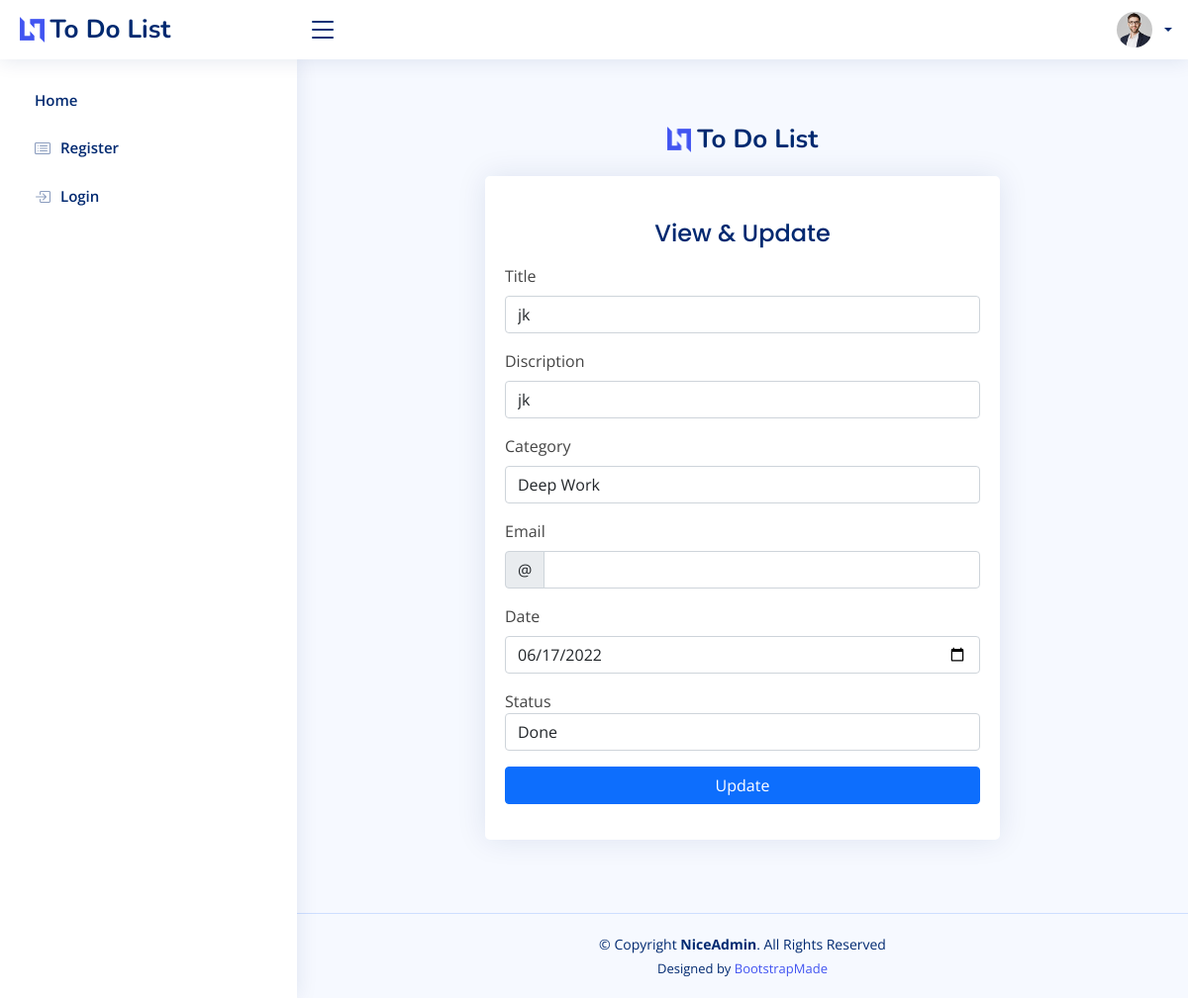
/updatetodo/4/, run on the app's committed database.
### todolist/models.py (models this page shows, shortened)
class To_Do_List(models.Model):
    title = models.CharField(max_length=250)
    description = models.CharField(max_length=500)
    category = models.ForeignKey(Category,on_delete=models.CASCADE)
    user = models.ForeignKey(User,on_delete=models.CASCADE)
    date = models.DateField()
    created_at = models.DateTimeField(auto_now_add=True)
    status = models.ForeignKey(Status,on_delete=models.CASCADE)

class Category(models.Model):
    label = models.CharField(max_length=250)
    created_at = models.DateTimeField(auto_now_add=True)

class Status(models.Model):
    label = models.CharField(max_length=250)

### todolist/views.py (the view, shortened to what this page needs)
# urls.py: path("updatetodo/<int:pk>/",UserUpdate.as_view(),name="update to do list"),
class UserUpdate(FormView):
    template_name = "to_do_list/updatetodolist.html"
    def get_context_data(self, **kwargs):
        context = {
            "todolist":To_Do_List.objects.get(pk=self.kwargs["pk"]),
            "category":Category.objects.all(),
            "user_data":User.objects.filter(id=self.request.user.id),
            "status":Status.objects.all(),
        }
        return context

### templates/to_do_list/updatetodolist.html (shortened to what this page needs)
{% extends 'to_do_list/base.html' %}
{% load static %}
{% block content %}
<div class="container">
    <section class="section register  d-flex flex-column align-items-center justify-content-center py-4">
      <div class="container">
        <div class="row justify-content-center">
          <div class="col-lg-8 col-md-6 d-flex flex-column align-items-center justify-content-center">
            <div class="d-flex justify-content-center py-4">
              <a href="index.html" class="logo d-flex align-items-center w-auto">
                <img src="{% static 'assets/img/logo.png' %}" alt="">
                <span class="d-none d-lg-block">To Do List</span>
              </a>
            </div>
            <div class="card ">
              <div class="card-body">
                <div class="pt-4 pb-2">
                  <h5 class="card-title text-center pb-0 fs-4">View & Update</h5>
                </div>
                <form class="row g-3 needs-validation" method="post" enctype="multipart/form-data">
                  <div class="col-12">
                    <label for="yourName" class="form-label">Title</label>
                    <input type="text" value="{{todolist.title}}" name="title" class="form-control" id="yourName" required>
                  </div>
                  <div class="col-12">
                    <label for="yourName" class="form-label">Discription</label>
                    <input type="text" value="{{todolist.description}}" name="description" class="form-control" id="yourName" required>
                  </div>
                  <div class="col-12">
                    <label for="yourName" class="form-label">Category</label>
                    <select name="category"  class="form-control">
                        {% for cat in category %}
                        <option value="{{cat.id}}" {% if cat.label == todolist.category.label %} selected {%endif%}>
                            {{cat.label}}
                        </option>
                        {%endfor%}
                    </select>
                  </div>
                  <div class="col-12">
                    <label for="yourUsername" class="form-label">Email</label>
                    <div class="input-group has-validation">
                      <span class="input-group-text" id="inputGroupPrepend">@</span>
                      <select name="user"  class="form-control">
                    </select>
                    </div>
                  </div>
                  <div class="col-12">
                    <label for="yourPassword" class="form-label">Date</label>
                    <input class="form-control" name="date" id="starttime"
                                               type="date"  placeholder="12:00:00"
                                               value="{{todolist.date|date:'Y-m-d'}}" />
                  </div>
                  <div class="col-12">
                    <Label>Status</Label>
                    <select name="status"  class="form-control">
                        {% for stus in status %}
                        <option value="{{stus.id}}" {% if stus.label == todolist.status.label %} selected {%endif%}>
                            {{stus.label}}
                        </option>
                        {%endfor%}
                    </select>
                  </div>
                  <div class="col-12">
                    <button class="btn btn-primary w-100" type="submit">Update</button>
                  </div>
                </form>
              </div>
            </div>
          </div>
        </div>
      </div>
    </section>
  </div>
{% endblock%}

### static/assets/css/style.css (style rules this page uses)
:root { scroll-behavior: smooth; }
body { font-family: "Open Sans", sans-serif; background: #f6f9ff; color: #444444; }
a { color: #4154f1; text-decoration: none; }
h1, h2, h3, h4, h5, h6 { font-family: "Nunito", sans-serif; }
.card { margin-bottom: 30px; border: none; border-radius: 5px; box-shadow: 0px 0 30px rgba(1, 41, 112, 0.1); }
.card-title { padding: 20px 0 15px 0; font-size: 18px; font-weight: 500; color: #012970; font-family: "Poppins", sans-serif; }
.card-body { padding: 0 20px 20px 20px; }
.logo { line-height: 1; }
@media (min-width: 1200px) { .logo { width: 280px; } }
.logo img { max-height: 26px; margin-right: 6px; }
.logo span { font-size: 26px; font-weight: 700; color: #012970; font-family: "Nunito", sans-serif; }

### data on the page
To_Do_List: title "jk", description "jk", category "Deep Work", date "06/17/2022", status "Done"
